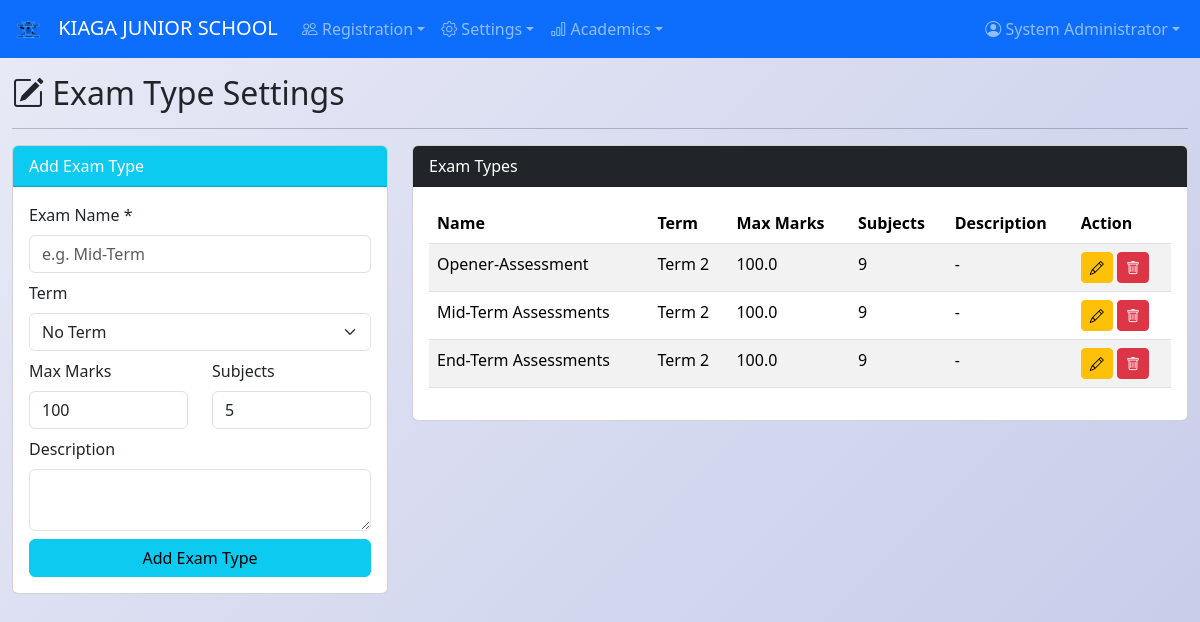
Page /exams (signed in) on the committed database.
### app.py (models this page shows, shortened)
class SchoolSettings(db.Model):
    id = db.Column(db.Integer, primary_key=True)
    school_name = db.Column(db.String(200), nullable=False, default='My School')
    school_address = db.Column(db.Text, nullable=True)
    school_phone = db.Column(db.String(50), nullable=True)
    school_email = db.Column(db.String(120), nullable=True)
    school_motto = db.Column(db.String(200), nullable=True)
    principal_name = db.Column(db.String(100), nullable=True)
    principal_title = db.Column(db.String(100), nullable=True, default='Principal')
    city = db.Column(db.String(100), nullable=True)
    logo_url = db.Column(db.String(500), nullable=True)
    po_box = db.Column(db.String(100), nullable=True)
    term_begins = db.Column(db.String(20), nullable=True)
    closing_date = db.Column(db.String(20), nullable=True)

class User(UserMixin, db.Model):
    id = db.Column(db.Integer, primary_key=True)
    username = db.Column(db.String(80), unique=True, nullable=False)
    email = db.Column(db.String(120), unique=True, nullable=True)
    password_hash = db.Column(db.String(200), nullable=False)
    role = db.Column(db.String(20), nullable=False, default='Teacher')
    full_name = db.Column(db.String(100), nullable=False)
    created_at = db.Column(db.DateTime, default=datetime.utcnow)

class ExamType(db.Model):
    id = db.Column(db.Integer, primary_key=True)
    name = db.Column(db.String(100), unique=True, nullable=False)
    term = db.Column(db.String(20), nullable=True)
    max_marks = db.Column(db.Float, nullable=False, default=100)
    subject_count = db.Column(db.Integer, nullable=False, default=5)
    description = db.Column(db.String(200), nullable=True)
    created_at = db.Column(db.DateTime, default=datetime.utcnow)
    marks = db.relationship('Mark', backref='exam_type', lazy=True)

### app.py (the view, shortened to what this page needs)
@app.route('/exams', methods=['GET', 'POST'])
@admin_required
def exams():
    return render_template('exams.html', exams=ExamType.query.order_by(ExamType.term).all())

### app.py (called while the page is built)
def admin_required(f):
    @wraps(f)
    @login_required
    def wrap(*args, **kwargs):
        if current_user.role != 'Admin':
            flash('Access denied. Admin only.', 'danger')
            return redirect(url_for('dashboard'))
        return f(*args, **kwargs)
    return wrap

@login_manager.user_loader
def load_user(user_id):
    return User.query.get(int(user_id))

@app.context_processor
def inject_school_settings():
    s = SchoolSettings.query.first()
    if not s:
        s = SchoolSettings(school_name='My School')
        db.session.add(s)
        db.session.commit()
    gs = GradeSetting.query.order_by(GradeSetting.min_percentage.desc()).all()
    return dict(school=s, grade_settings=gs)

### templates/exams.html (shortened to what this page needs)
{% extends "base.html" %}
{% block content %}
<h2><i class="bi bi-pencil-square"></i> Exam Type Settings</h2>
<hr>
<div class="row">
    <div class="col-md-4">
        <div class="card">
            <div class="card-header bg-info text-white">Add Exam Type</div>
            <div class="card-body">
                <form method="POST">
                    <div class="mb-2">
                        <label class="form-label">Exam Name *</label>
                        <input type="text" name="name" class="form-control" placeholder="e.g. Mid-Term" required>
                    </div>
                    <div class="mb-2">
                        <label class="form-label">Term</label>
                        <select name="term" class="form-select">
                            <option value="">No Term</option>
                        </select>
                    </div>
                    <div class="row mb-2">
                        <div class="col">
                            <label class="form-label">Max Marks</label>
                            <input type="number" name="max_marks" class="form-control" value="100" step="0.5">
                        </div>
                        <div class="col">
                            <label class="form-label">Subjects</label>
                            <input type="number" name="subject_count" class="form-control" value="5">
                        </div>
                    </div>
                    <div class="mb-2">
                        <label class="form-label">Description</label>
                        <textarea name="description" class="form-control" rows="2"></textarea>
                    </div>
                    <button type="submit" class="btn btn-info w-100">Add Exam Type</button>
                </form>
            </div>
        </div>
    </div>
    <div class="col-md-8">
        <div class="card">
            <div class="card-header bg-dark text-white">Exam Types</div>
            <div class="card-body">
                <table class="table table-striped">
                    <thead>
                        <tr><th>Name</th><th>Term</th><th>Max Marks</th><th>Subjects</th><th>Description</th><th>Action</th></tr>
                    </thead>
                    <tbody>
                        {% for e in exams %}
                        <tr>
                            <td>{{ e.name }}</td>
                            <td>{{ e.term or '-' }}</td>
                            <td>{{ e.max_marks }}</td>
                            <td>{{ e.subject_count }}</td>
                            <td>{{ e.description or '-' }}</td>
                            <td>
                                <a href="{{ url_for('edit_exam', id=e.id) }}" class="btn btn-sm btn-warning"><i class="bi bi-pencil"></i></a>
                                <a href="{{ url_for('delete_exam', id=e.id) }}" class="btn btn-sm btn-danger"
                                   onclick="return confirm('Delete this exam type?')"><i class="bi bi-trash"></i></a>
                            </td>
                        </tr>
                        {% else %}
                        <tr><td colspan="6" class="text-center">No exam types created.</td></tr>
                        {% endfor %}
                    </tbody>
                </table>
            </div>
        </div>
    </div>
</div>
{% endblock %}

### templates/base.html (shortened to what this page needs)
<!DOCTYPE html>
<html lang="en">
<head>
    <link href="https://cdn.jsdelivr.net/npm/bootstrap@5.3.2/dist/css/bootstrap.min.css" rel="stylesheet">
    <link rel="stylesheet" href="https://cdn.jsdelivr.net/npm/bootstrap-icons@1.11.2/font/bootstrap-icons.css">
</head>
<body>
{% if current_user.is_authenticated %}
<nav class="navbar navbar-expand-lg navbar-dark bg-primary no-print">
    <div class="container-fluid">
        <a class="navbar-brand" href="{{ url_for('dashboard') }}">
            {% if school.logo_url %}<img src="{{ school.logo_url }}" alt="Logo" style="height:30px;margin-right:8px;">{% else %}<i class="bi bi-mortarboard-fill"></i>{% endif %}
            {{ school.school_name }}
        </a>
        <div class="collapse navbar-collapse" id="navbarNav">
            <ul class="navbar-nav me-auto">
                <li class="nav-item dropdown">
                    <a class="nav-link dropdown-toggle" data-bs-toggle="dropdown" href="#"><i class="bi bi-people"></i> Registration</a>
                </li>
                <li class="nav-item dropdown">
                    <a class="nav-link dropdown-toggle" data-bs-toggle="dropdown" href="#"><i class="bi bi-gear"></i> Settings</a>
                </li>
                <li class="nav-item dropdown">
                    <a class="nav-link dropdown-toggle" data-bs-toggle="dropdown" href="#"><i class="bi bi-bar-chart"></i> Academics</a>
                </li>
            </ul>
            <ul class="navbar-nav">
                <li class="nav-item dropdown">
                    <a class="nav-link dropdown-toggle" data-bs-toggle="dropdown" href="#"><i class="bi bi-person-circle"></i> {{ current_user.full_name }}</a>
                </li>
            </ul>
        </div>
    </div>
</nav>
{% endif %}
<div class="container-fluid mt-2">{% block content %}{% endblock %}</div>
</body>
</html>

### templates/base.html (style rules this page uses)
body { background: linear-gradient(135deg, #e8eaf6 0%, #c5cae9 100%); min-height: 100vh; }

### rows in the picture
SchoolSettings: logo_url (picture), school_name "KIAGA JUNIOR SCHOOL"
User: full_name "System Administrator"
ExamType: name "Opener-Assessment", term "Term 2", max_marks "100.0", subject_count "9", description "-"
ExamType: name "Mid-Term Assessments", term "Term 2", max_marks "100.0", subject_count "9", description "-"
ExamType: name "End-Term Assessments", term "Term 2", max_marks "100.0", subject_count "9", description "-"
